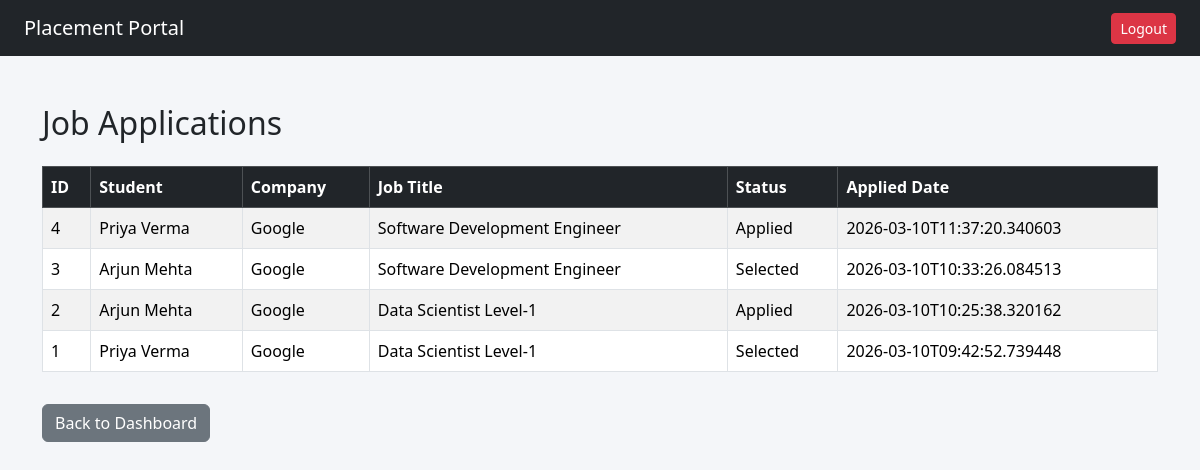
/admin/applications (signed in), run on an earlier commit of the app's database.
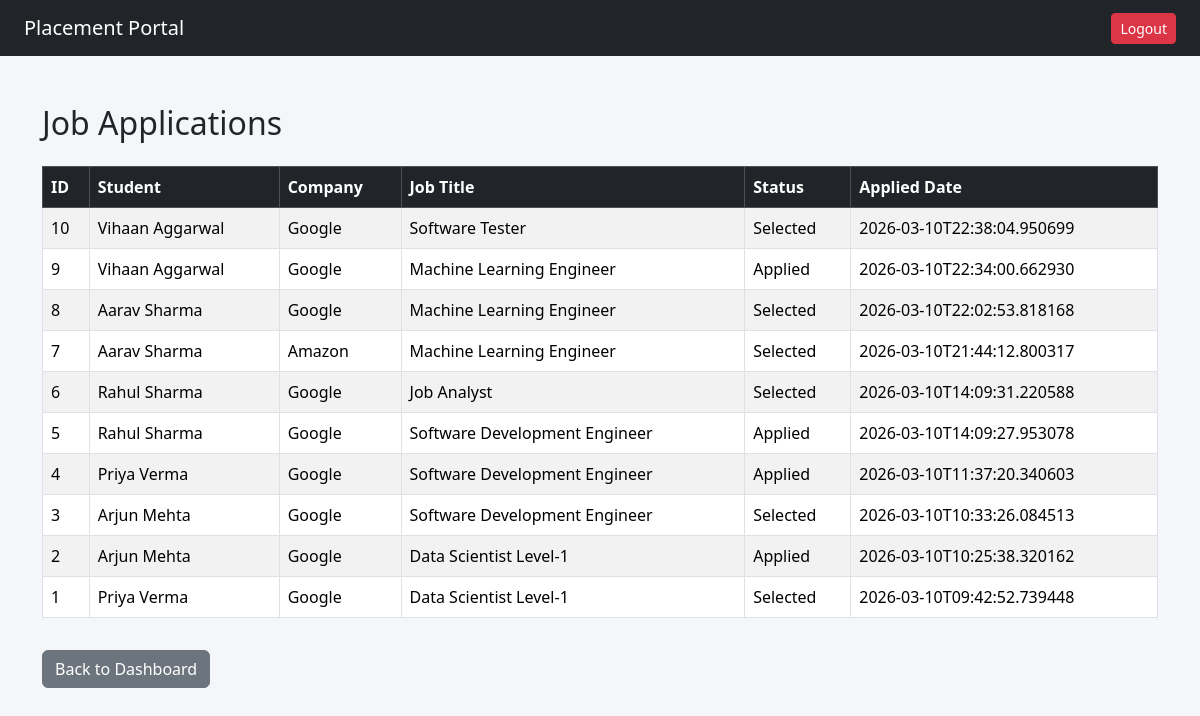
And on a later commit of the database.
### tables this page shows
CREATE TABLE application (
            id INTEGER PRIMARY KEY AUTOINCREMENT,
            student_id INTEGER,
            drive_id INTEGER,
            application_date TEXT,
            status TEXT DEFAULT 'Applied',
            UNIQUE(student_id, drive_id),
            FOREIGN KEY(student_id) REFERENCES student(id),
            FOREIGN KEY(drive_id) REFERENCES placement_drive(id)
        );

CREATE TABLE student (
           id INTEGER PRIMARY KEY AUTOINCREMENT,
           name TEXT NOT NULL,
           email TEXT UNIQUE NOT NULL,
           password TEXT NOT NULL,
           phone TEXT,
           resume_path TEXT,
           is_active INTEGER DEFAULT 1,
           created_at TEXT
        );

CREATE TABLE company (
          id INTEGER PRIMARY KEY AUTOINCREMENT,
          name TEXT NOT NULL,
          email TEXT UNIQUE NOT NULL,
          password TEXT NOT NULL,
          hr_contact TEXT,
          website TEXT,
          approval_status TEXT DEFAULT 'Pending',
          is_active INTEGER DEFAULT 1,
          created_at TEXT          
        );

CREATE TABLE placement_drive(
            id INTEGER PRIMARY KEY AUTOINCREMENT,
            company_id INTEGER,
            job_title TEXT NOT NULL,
            job_description TEXT,
            eligibility TEXT,
            deadline TEXT,
            status TEXT DEFAULT 'Pending',
            created_at TEXT,
            FOREIGN KEY(company_id) REFERENCES company(id)              
        );

### app.py (the view)
@app.route('/admin/applications')
def manage_applications():
    if session.get('role') != 'admin':
        return redirect('/')
    conn = get_connection()
    cursor = conn.cursor()
    cursor.execute("""
        SELECT
            a.id,
            s.name AS student_name,
            c.name AS company_name,
            pd.job_title,
            a.status,
            a.application_date
        FROM application a
        JOIN student s ON a.student_id = s.id
        JOIN placement_drive pd ON a.drive_id = pd.id
        JOIN company c ON pd.company_id = c.id
        ORDER BY a.application_date DESC
    """)
    applications = cursor.fetchall()
    conn.close()
    return render_template("admin/applications.html", applications=applications)

### database.py (called while the page is built)
def get_connection():
    conn = sqlite3.connect(DB_NAME)
    conn.row_factory = sqlite3.Row
    return conn

### templates/admin/applications.html
{% extends "base.html" %}
{% block content %}
<h2 class="mb-4">Job Applications</h2>
<table class="table table-bordered table-striped">
    <thead class="table-dark">
        <tr>
            <th>ID</th>
            <th>Student</th>
            <th>Company</th>
            <th>Job Title</th>
            <th>Status</th>
            <th>Applied Date</th>
        </tr>
    </thead>
    <tbody>
        {% for app in applications %}
        <tr>
            <td>{{ app.id }}</td>
            <td>{{ app.student_name }}</td>
            <td>{{ app.company_name }}</td>
            <td>{{ app.job_title }}</td>
            <td>{{ app.status }}</td>
            <td>{{ app.application_date }}</td>
        </tr>
        {% endfor %}
    </tbody>
</table>
<a href="/admin/dashboard" class="btn btn-secondary mt-3">
    Back to Dashboard
</a>
{% endblock %}

What changed in the data, as far as the page shows it:
added application: id "10", student_name "Vihaan Aggarwal", company_name "Google", job_title "Software Tester", status "Selected", application_date "2026-03-10T22:38:04.950699"
added application: id "9", student_name "Vihaan Aggarwal", company_name "Google", job_title "Machine Learning Engineer", status "Applied", application_date "2026-03-10T22:34:00.662930"
added application: id "8", student_name "Aarav Sharma", company_name "Google", job_title "Machine Learning Engineer", status "Selected", application_date "2026-03-10T22:02:53.818168"
added application: id "7", student_name "Aarav Sharma", company_name "Amazon", job_title "Machine Learning Engineer", status "Selected", application_date "2026-03-10T21:44:12.800317"
added application: id "6", student_name "Rahul Sharma", company_name "Google", job_title "Job Analyst", status "Selected", application_date "2026-03-10T14:09:31.220588"
added application: id "5", student_name "Rahul Sharma", company_name "Google", job_title "Software Development Engineer", status "Applied", application_date "2026-03-10T14:09:27.953078"
